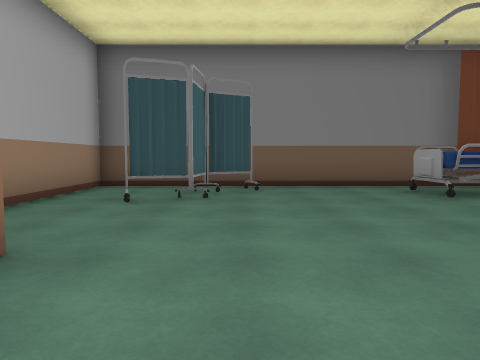
[1] (above)

24 first-person views from a walk through a Unity game level. The camera is 1.3 m above the floor, tilts 4° down and sees 70° across. Doors are open. The floor is counted in squares, 1.8 m on a side. Each view is taken from the middle of a square. On the plan, view 1 faces up. The plan holds only what a view shows up to about 11 squares ahead; the rest is blank. The player is left out.

[2]
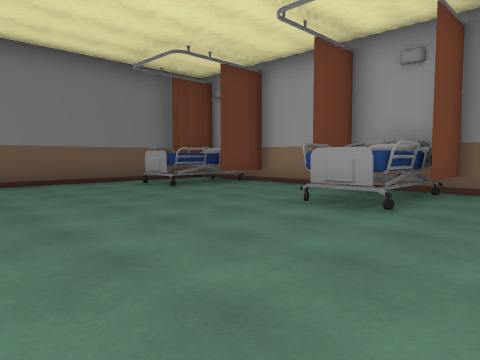

[3]
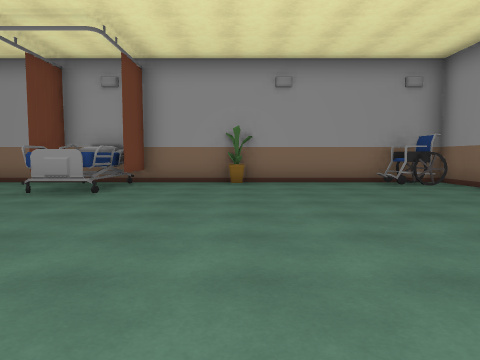

[4]
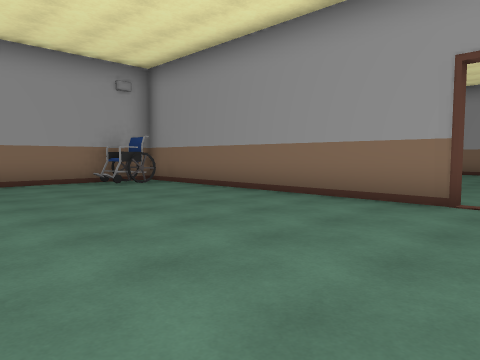

[5]
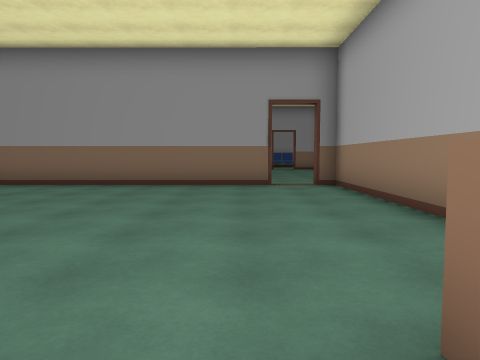

[6]
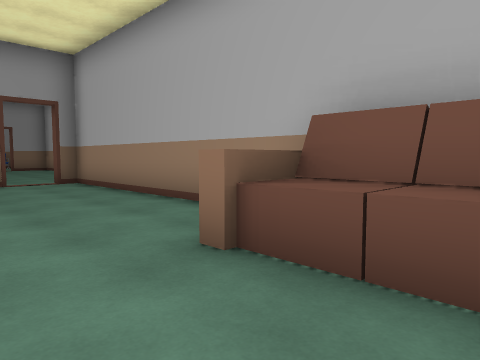

[7]
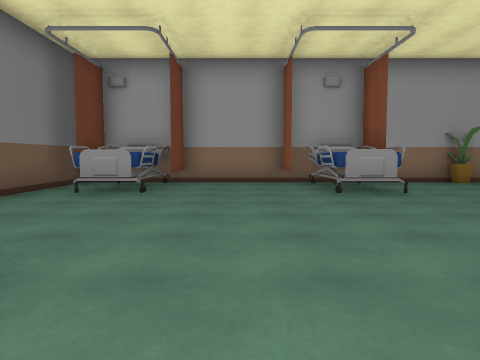

[8]
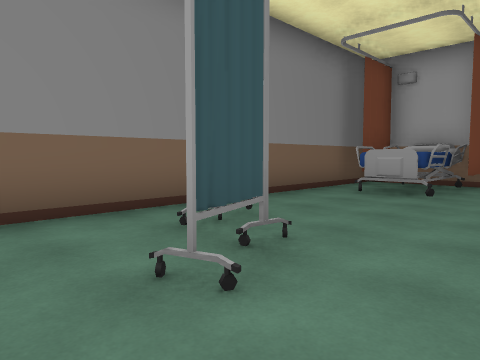

[9]
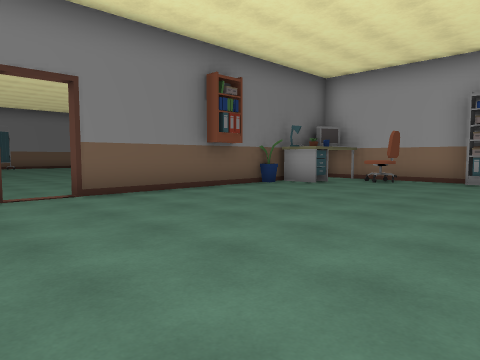

[10]
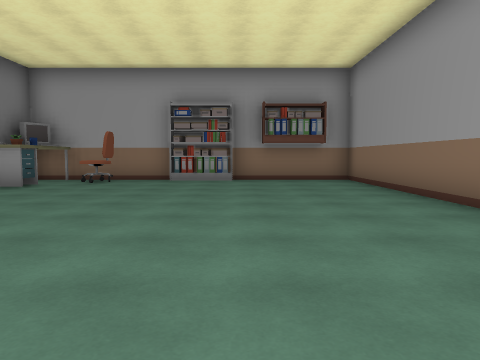

[11]
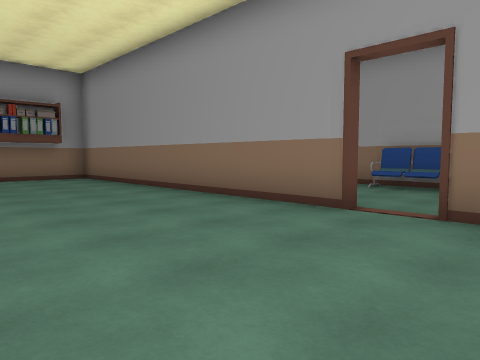

[12]
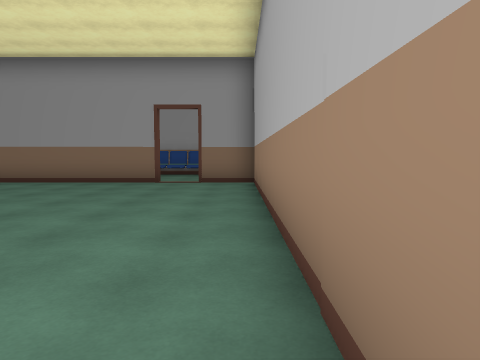

[13]
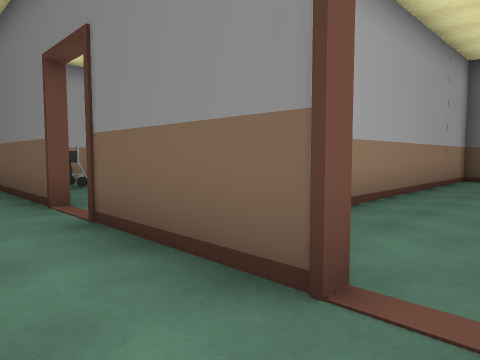

[14]
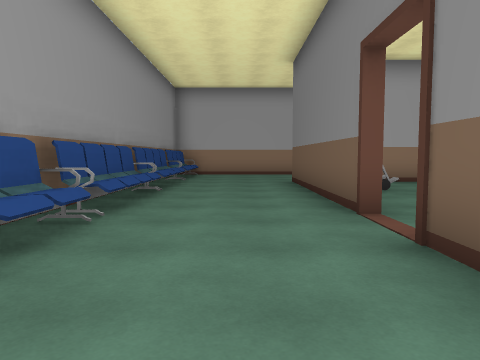

[15]
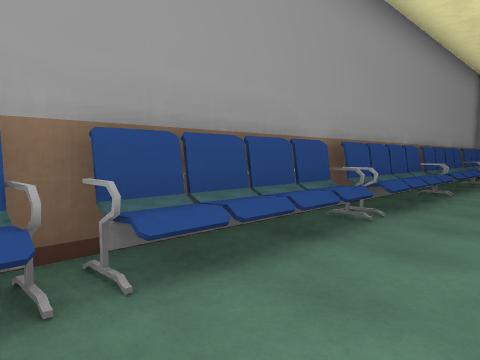

[16]
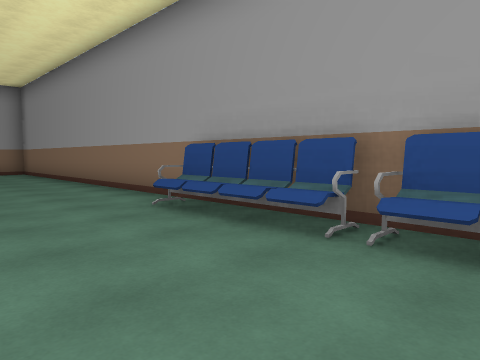

[17]
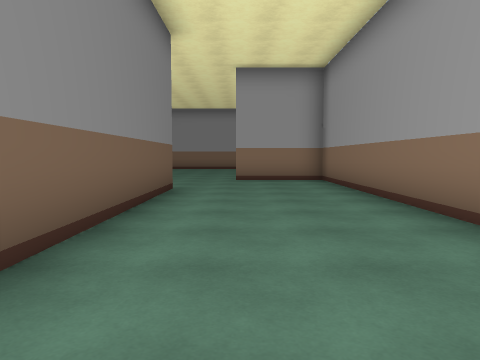

[18]
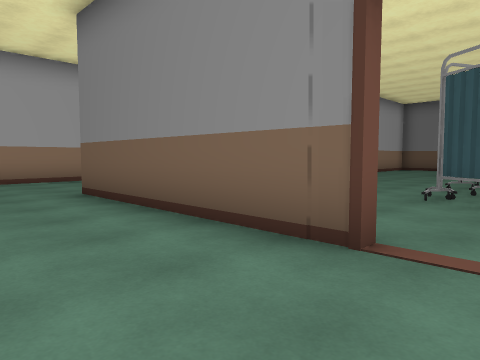

[19]
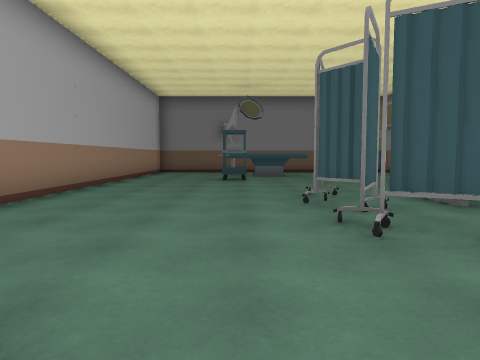

[20]
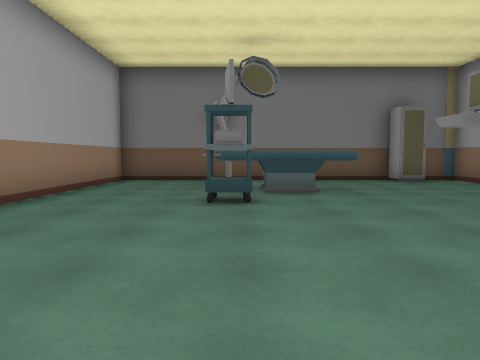

[21]
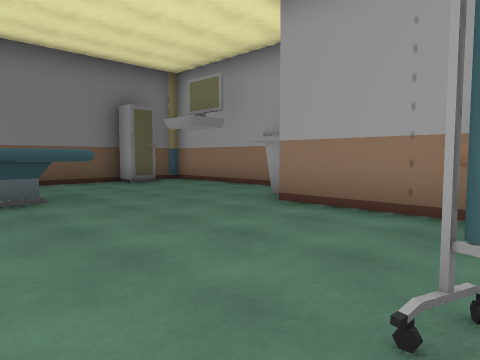

[22]
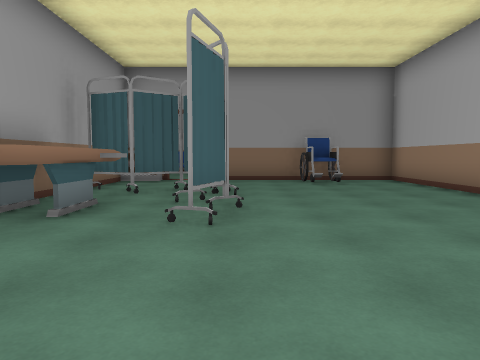

[23]
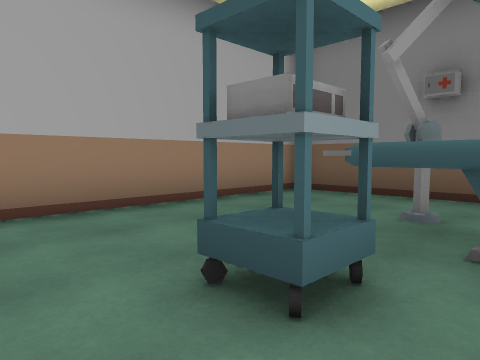

[24]
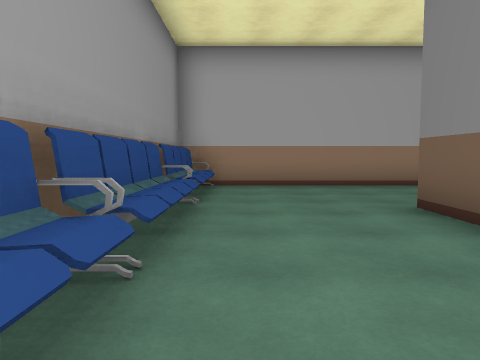

### Floor plan
Points are (right, up) in squares from view 1. A wall is a line through its corners. A room is listed if a view was taken in it or the views show most of it. See-through windows are left out.
Room 1 (views 1, 2, 3, 4, 5, 6)
walls: (6.4, 3.5) (6.4, 5.5); (-3.4, -0.6) (-3.4, -7.5) (-2.9, -7.5); (6.4, -5.5) (6.4, 0.5); (6.2, 8.3) (-3.4, 8.3) (-3.4, 6.4); (-1.9, -7.5) (3.5, -7.5)
ways out: opening at (-3.7, 5) to room 2; opening at (5, -7) to room 3; open door at (-2.5, -7.5) to room 3
objects: sofa (-3, 0) to (-2, 2); other object (-1, 6) to (0, 7); bed (4, 1) to (6, 2); bed (4, 6) to (6, 7); other object (6, 3)
Room 2 (views 7, 8)
walls: (-9.4, -1.7) (-10.4, -1.7)
ways out: opening at (-3.7, 5) to room 1; opening at (-10, -2) to room 3
Room 3 (views 9, 10, 11, 12, 19, 20, 21, 22, 23)
walls: (-5.6, -9.6) (-5.6, -7.7); (-5.4, -7.9) (-5.4, -9.6); (-5.4, -13.4) (-5.4, -17.3) (-3.9, -17.3); (-3.6, -5.6) (-3.6, -2.5); (3.5, -7.7) (-1.9, -7.7); (-5.6, -16.4) (-5.6, -13.4); (-2.9, -17.3) (6.4, -17.3) (6.4, -14.4); (-5.5, -1.7) (-9.4, -1.7); (6.4, -11.6) (6.4, -10.5); (-10.4, -1.7) (-13.6, -1.7) (-13.6, -12); (-13.6, -13.5) (-13.6, -17.3) (-8.6, -17.3)
ways out: opening at (5, -7) to room 1; open door at (-2.5, -7.5) to room 1; opening at (-10, -2) to room 2; opening at (-3, -17) to room 4; open door at (-7.5, -17.5) to room 4
objects: chair (-11, -17) to (-11, -16); shelf (-10, -6); bed (-10, -5) to (-8, -5); lamp (-10, -4); other object (-9, -13) to (-9, -11); other object (-8, -14) to (-7, -14); bed (-7, -13) to (-6, -10); computer (-5, -7) to (-4, -7); shelf (-5, -2); other object (-4, -2); table (4, -9) to (6, -8); chair (5, -10) to (6, -10); shelf (6, -14) to (6, -12); chair (6, -7) to (6, -6)
Room 4 (views 13, 14, 15, 16, 17, 18, 24)
walls: (-8.1, -17.5) (-13.9, -17.5); (-3.9, -17.5) (-6.9, -17.5); (-16, -21.5) (9.4, -21.5) (9.4, -18.9); (-17.4, -15.6) (-17.4, -20.2); (6.6, -17.5) (1, -17.5)
ways out: opening at (-3, -17) to room 3; open door at (-7.5, -17.5) to room 3; opening at (9, -17.5)
objects: other object (-17, -21) to (-15, -21); other object (-14, -21) to (-12, -21); other object (-11, -21) to (-9, -21); other object (-8, -21) to (-5, -21); shelf (-6, -17); other object (-4, -21) to (-2, -21)

Positions as (right, up) in squares from view 1, and headings:
1: (0, 0), facing up
2: (-1, -1), facing up-right
3: (-3, -2), facing right
4: (-3, -2), facing down-right
5: (-1, 1), facing down
6: (0, 2), facing down-left
7: (-3, 4), facing right
8: (-3, 4), facing up-right
9: (-4, -14), facing up-right
10: (-4, -14), facing right
11: (-5, -13), facing down-right
12: (-5, -8), facing down
13: (-3, -19), facing up-left
14: (-4, -19), facing left
15: (-4, -19), facing down-left
16: (-6, -18), facing down-right
17: (-1, -19), facing right
18: (-7, -20), facing up-left
19: (-10, -17), facing up
20: (-10, -12), facing up
21: (-10, -11), facing up-right
22: (-9, -7), facing down
23: (-9, -8), facing up-left
24: (-9, -20), facing left
